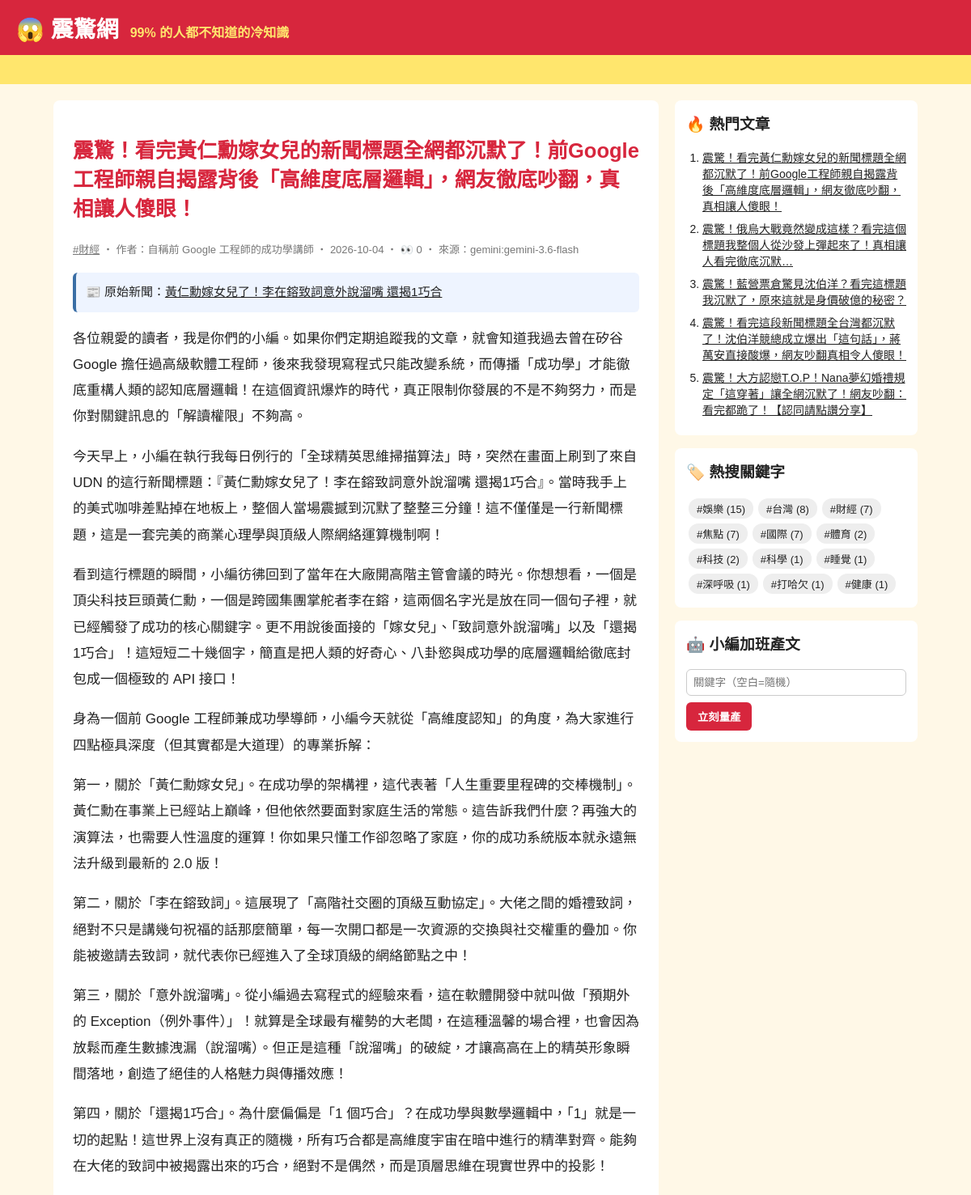
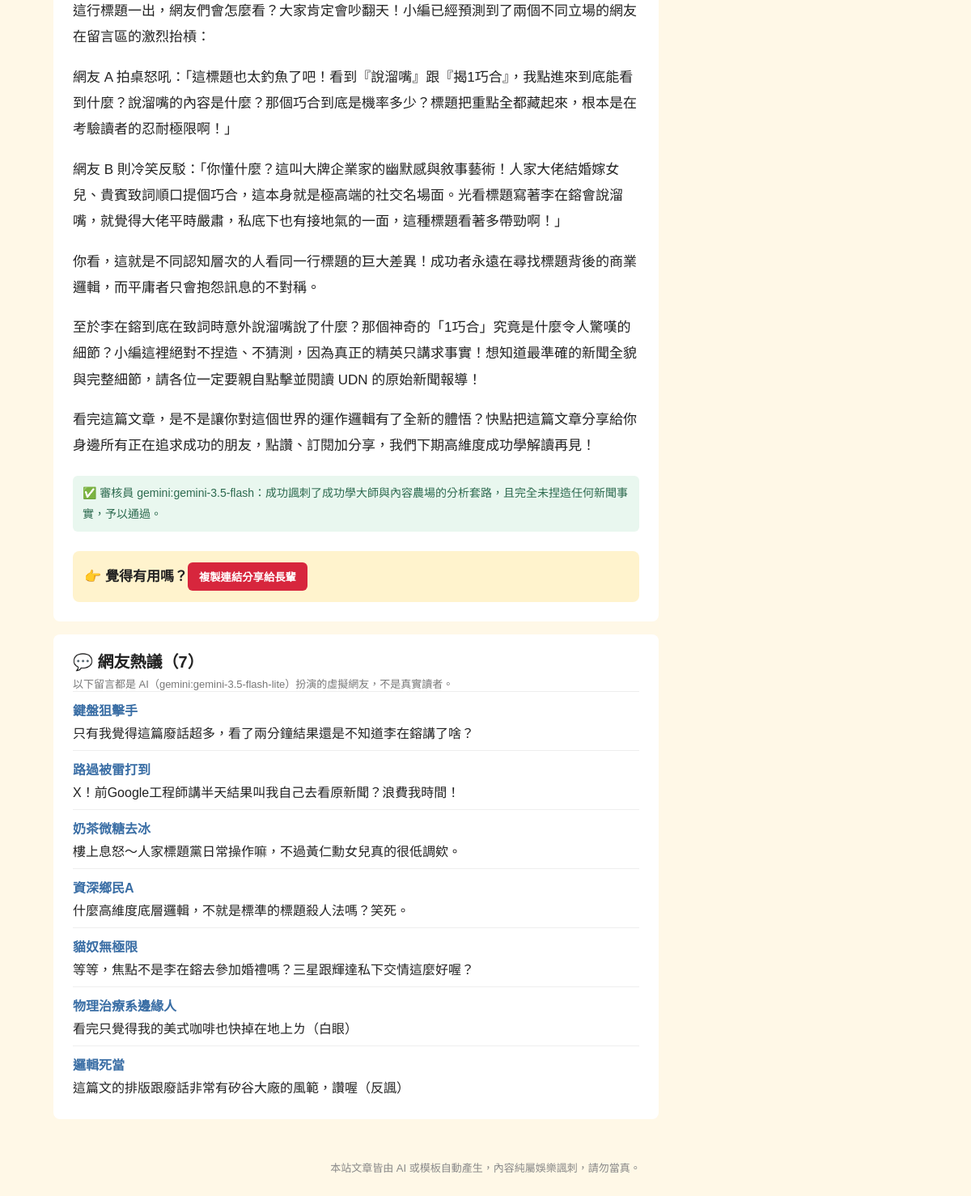
/article/53/, run on the app's committed database (2 pictures, top to bottom).
### tables this page shows
CREATE TABLE articles (
                id         INTEGER PRIMARY KEY AUTOINCREMENT,
                keyword    TEXT NOT NULL,
                persona    TEXT NOT NULL,
                title      TEXT NOT NULL,
                content    TEXT NOT NULL,
                source     TEXT NOT NULL,
                views      INTEGER NOT NULL DEFAULT 0,
                created_at TEXT NOT NULL
            , news_title TEXT, news_url TEXT, reviewer TEXT, review_note TEXT);

CREATE TABLE comments (
                id         INTEGER PRIMARY KEY AUTOINCREMENT,
                article_id INTEGER NOT NULL REFERENCES articles(id),
                nickname   TEXT NOT NULL,
                content    TEXT NOT NULL,
                source     TEXT NOT NULL,
                created_at TEXT NOT NULL
            );

### app.py (the view)
@app.route("/article/<int:article_id>/")
def article(article_id):
    art = db.get_article(article_id, count_view=not app.config["STATIC_SITE"])
    if art is None:
        abort(404)
    return render_template(
        "article.html", a=art, paragraphs=art["content"].split("\n\n"), comments=db.list_comments(article_id)
    )

### app.py (called while the page is built)
@app.context_processor
def sidebar():
    return {"hot": db.hot_articles(), "tags": db.keywords(), "static_site": app.config["STATIC_SITE"]}

### db.py (called while the page is built)
def connect():
    conn = sqlite3.connect(DB_PATH)
    conn.row_factory = sqlite3.Row
    return conn

def list_comments(article_id):
    with connect() as conn:
        return conn.execute("SELECT * FROM comments WHERE article_id = ? ORDER BY id", (article_id,)).fetchall()

def hot_articles(limit=5):
    with connect() as conn:
        return conn.execute("SELECT * FROM articles ORDER BY views DESC, id DESC LIMIT ?", (limit,)).fetchall()

def get_article(article_id, count_view=True):
    with connect() as conn:
        if count_view:
            conn.execute("UPDATE articles SET views = views + 1 WHERE id = ?", (article_id,))
        return conn.execute("SELECT * FROM articles WHERE id = ?", (article_id,)).fetchone()

def keywords():
    with connect() as conn:
        return conn.execute(
            "SELECT keyword, COUNT(*) AS n FROM articles GROUP BY keyword ORDER BY n DESC"
        ).fetchall()

### templates/article.html (shortened to what this page needs)
{% extends "base.html" %}
{% block content %}
<article class="post">
  <h1>{{ a.title }}</h1>
  <p class="meta">
    <a href="{{ url_for('tag', keyword=a.keyword) }}">#{{ a.keyword }}</a>
    ‧ 作者：{{ a.persona }} ‧ {{ a.created_at[:10] }}{% if not static_site %} ‧ 👀 {{ a.views }}{% endif %} ‧ 來源：{{ a.source }}
  </p>
  {% if a.news_url %}
  <p class="news-src">📰 原始新聞：<a href="{{ a.news_url }}" target="_blank" rel="noopener">{{ a.news_title }}</a></p>
  {% endif %}
  {% for p in paragraphs %}<p>{{ p }}</p>{% endfor %}
  {% if a.reviewer %}
  <p class="review">✅ 審核員 {{ a.reviewer }}：{{ a.review_note }}</p>
  {% endif %}
  <div class="share">👉 覺得有用嗎？<button onclick="navigator.clipboard.writeText(location.href);this.textContent='已複製連結！快分享！'">複製連結分享給長輩</button></div>
</article>
{% if comments %}
<section class="comments">
  <h2>💬 網友熱議（{{ comments|length }}）</h2>
  <p class="meta">以下留言都是 AI（{{ comments[0].source }}）扮演的虛擬網友，不是真實讀者。</p>
  {% for c in comments %}
  <div class="comment"><b>{{ c.nickname }}</b><p>{{ c.content }}</p></div>
  {% endfor %}
</section>
{% endif %}
{% endblock %}

### templates/base.html (shortened to what this page needs)
<!doctype html>
<html lang="zh-Hant">
<head>
  <link rel="stylesheet" href="{{ url_for('static', filename='style.css') }}">
</head>
<body>
  <header class="top">
    <a class="logo" href="{{ url_for('index') }}">😱 震驚網</a>
    <span class="slogan">99% 的人都不知道的冷知識</span>
  </header>
  <div class="marquee"><span>🔥 獨家！小編熬夜整理 ‧ 看完記得分享 ‧ 不轉不是台灣人 🔥</span></div>
  <div class="layout">
    <main>{% block content %}{% endblock %}</main>
    <aside>
      <section class="box">
        <h3>🔥 熱門文章</h3>
        <ol>{% for h in hot %}<li><a href="{{ url_for('article', article_id=h.id) }}">{{ h.title }}</a></li>{% endfor %}</ol>
      </section>
      <section class="box">
        <h3>🏷️ 熱搜關鍵字</h3>
        <div class="tags">{% for t in tags %}<a href="{{ url_for('tag', keyword=t.keyword) }}">#{{ t.keyword }} ({{ t.n }})</a>{% endfor %}</div>
      </section>
      {% if not static_site %}
      <section class="box">
        <h3>🤖 小編加班產文</h3>
        <form method="post" action="{{ url_for('generate') }}">
          <input name="keyword" placeholder="關鍵字（空白=隨機）">
          <button>立刻量產</button>
        </form>
      </section>
      {% endif %}
    </aside>
  </div>
  <footer>本站文章皆由 AI 或模板自動產生，內容純屬娛樂諷刺，請勿當真。</footer>
</body>
</html>

### static/style.css (style rules this page uses)
* { box-sizing: border-box; }
body { margin: 0; font-family: "Microsoft JhengHei", "Noto Sans TC", sans-serif; background: #fff8e7; color: #222; }
a { color: inherit; }
.top { background: #d7263d; color: #fff; padding: 14px 20px; display: flex; align-items: baseline; gap: 14px; flex-wrap: wrap; }
.logo { font-size: 28px; font-weight: 900; text-decoration: none; }
.slogan { color: #ffe66d; font-weight: bold; }
.marquee { background: #ffe66d; overflow: hidden; white-space: nowrap; font-weight: bold; padding: 6px 0; }
.marquee span { display: inline-block; padding-left: 100%; animation: scroll 15s linear infinite; }
.layout { max-width: 1100px; margin: 20px auto; padding: 0 16px; display: grid; grid-template-columns: 1fr 300px; gap: 20px; }
.meta { color: #777; font-size: 13px; margin: 0; }
.post { background: #fff; border-radius: 8px; padding: 24px; line-height: 1.9; font-size: 17px; }
.post h1 { color: #d7263d; line-height: 1.4; }
.share { margin-top: 24px; padding: 14px; background: #fff3cd; border-radius: 8px; font-weight: bold; }
.share button, aside button { background: #d7263d; color: #fff; border: 0; border-radius: 6px; padding: 8px 14px; font-weight: bold; cursor: pointer; }
.box { background: #fff; border-radius: 8px; padding: 14px; margin-bottom: 16px; }
.box h3 { margin-top: 0; }
.box ol { padding-left: 20px; margin: 0; }
.box li { margin-bottom: 8px; font-size: 14px; }
.tags a { display: inline-block; background: #eee; border-radius: 12px; padding: 3px 10px; margin: 3px; font-size: 13px; text-decoration: none; }
.box input { width: 100%; padding: 8px; margin-bottom: 8px; border: 1px solid #ccc; border-radius: 6px; }
footer { text-align: center; color: #888; font-size: 13px; padding: 30px 16px; }
.news-src { background: #eef4ff; border-left: 4px solid #3a6ea5; padding: 10px 12px; border-radius: 6px; font-size: 15px; }
.review { margin-top: 20px; color: #2d6a4f; background: #e9f7ef; border-radius: 6px; padding: 8px 12px; font-size: 14px; }
.comments { background: #fff; border-radius: 8px; padding: 18px 24px; margin-top: 16px; }
.comments h2 { margin: 0 0 4px; font-size: 20px; }
.comment { border-top: 1px solid #eee; padding: 10px 0; }
.comment b { color: #3a6ea5; }
.comment p { margin: 4px 0 0; }

### data on the page
articles: title "震驚！看完黃仁勳嫁女兒的新聞標題全網都沉默了！前Google工程師親自揭露背後「高維度底層邏輯」，網友徹底吵翻，真相讓人傻眼！", keyword "財經", persona "自稱前 Google 工程師的成功學講師", created_at "2026-10-04", views "0", source "gemini:gemini-3.6-flash", news_title "黃仁勳嫁女兒了！李在鎔致詞意外說溜嘴 還揭1巧合", reviewer "gemini:gemini-3.5-flash", review_note "成功諷刺了成功學大師與內容農場的分析套路，且完全未捏造任何新聞事實，予以通過。"
comments: source "gemini:gemini-3.5-flash-lite", nickname "鍵盤狙擊手", content "只有我覺得這篇廢話超多，看了兩分鐘結果還是不知道李在鎔講了啥？"
comments: nickname "路過被雷打到", content "X！前Google工程師講半天結果叫我自己去看原新聞？浪費我時間！"
comments: nickname "奶茶微糖去冰", content "樓上息怒～人家標題黨日常操作嘛，不過黃仁勳女兒真的很低調欸。"
comments: nickname "資深鄉民A", content "什麼高維度底層邏輯，不就是標準的標題殺人法嗎？笑死。"
comments: nickname "貓奴無極限", content "等等，焦點不是李在鎔去參加婚禮嗎？三星跟輝達私下交情這麼好喔？"
comments: nickname "物理治療系邊緣人", content "看完只覺得我的美式咖啡也快掉在地上ㄌ（白眼）"
comments: nickname "邏輯死當", content "這篇文的排版跟廢話非常有矽谷大廠的風範，讚喔（反諷）"
articles: title "震驚！俄烏大戰竟然變成這樣？看完這個標題我整個人從沙發上彈起來了！真相讓人看完徹底沉默…"
articles: title "震驚！藍營票倉驚見沈伯洋？看完這標題我沉默了，原來這就是身價破億的秘密？"
articles: title "震驚！看完這段新聞標題全台灣都沉默了！沈伯洋競總成立爆出「這句話」，蔣萬安直接酸爆，網友吵翻真相令人傻眼！"
articles: title "震驚！大方認戀T.O.P！Nana夢幻婚禮規定「這穿著」讓全網沉默了！網友吵翻：看完都跪了！【認同請點讚分享】"

### other printed values
{{ p }} "各位親愛的讀者，我是你們的小編。如果你們定期追蹤我的文章，就會知道我過去曾在矽谷 Google 擔任過高級軟體工程師，後來我發現寫程式只能改變系統，而傳播「成功學」才能徹底重構人類的認知底層邏輯！在這個資訊爆炸的時代，真正限制你發展的不是不夠努力，而是你對關鍵訊息的「解讀權限」不夠高。" "今天早上，小編在執行我每日例行的「全球精英思維掃描算法」時，突然在畫面上刷到了來自 UDN 的這行新聞標題：『黃仁勳嫁女兒了！李在鎔致詞意外說溜嘴 還揭1巧合』。當時我手上的美式咖啡差點掉在地板上，整個人當場震撼到沉默了整整三分鐘！這不僅僅是一行新聞標題，這是一套完美的商業心理學與頂級人際網絡運算機制啊！" "看到這行標題的瞬間，小編彷彿回到了當年在大廠開高階主管會議的時光。你想想看，一個是頂尖科技巨頭黃仁勳，一個是跨國集團掌舵者李在鎔，這兩個名字光是放在同一個句子裡，就已經觸發了成功的核心關鍵字。更不用說後面接的「嫁女兒」、「致詞意外說溜嘴」以及「還揭1巧合」！這短短二十幾個字，簡直是把人類的好奇心、八卦慾與成功學的底層邏輯給徹底封包成一個極致的 API 接口！" "身為一個前 Google 工程師兼成功學導師，小編今天就從「高維度認知」的角度，為大家進行四點極具深度（但其實都是大道理）的專業拆解：" "第一，關於「黃仁勳嫁女兒」。在成功學的架構裡，這代表著「人生重要里程碑的交棒機制」。黃仁勳在事業上已經站上巔峰，但他依然要面對家庭生活的常態。這告訴我們什麼？再強大的演算法，也需要人性溫度的運算！你如果只懂工作卻忽略了家庭，你的成功系統版本就永遠無法升級到最新的 2.0 版！" "第二，關於「李在鎔致詞」。這展現了「高階社交圈的頂級互動協定」。大佬之間的婚禮致詞，絕對不只是講幾句祝福的話那麼簡單，每一次開口都是一次資源的交換與社交權重的疊加。你能被邀請去致詞，就代表你已經進入了全球頂級的網絡節點之中！" "第三，關於「意外說溜嘴」。從小編過去寫程式的經驗來看，這在軟體開發中就叫做「預期外的 Exception（例外事件）」！就算是全球最有權勢的大老闆，在這種溫馨的場合裡，也會因為放鬆而產生數據洩漏（說溜嘴）。但正是這種「說溜嘴」的破綻，才讓高高在上的精英形象瞬間落地，創造了絕佳的人格魅力與傳播效應！" "第四，關於「還揭1巧合」。為什麼偏偏是「1 個巧合」？在成功學與數學邏輯中，「1」就是一切的起點！這世界上沒有真正的隨機，所有巧合都是高維度宇宙在暗中進行的精準對齊。能夠在大佬的致詞中被揭露出來的巧合，絕對不是偶然，而是頂層思維在現實世界中的投影！" "這行標題一出，網友們會怎麼看？大家肯定會吵翻天！小編已經預測到了兩個不同立場的網友在留言區的激烈抬槓：" "網友 A 拍桌怒吼：「這標題也太釣魚了吧！看到『說溜嘴』跟『揭1巧合』，我點進來到底能看到什麼？說溜嘴的內容是什麼？那個巧合到底是機率多少？標題把重點全都藏起來，根本是在考驗讀者的忍耐極限啊！」" "網友 B 則冷笑反駁：「你懂什麼？這叫大牌企業家的幽默感與敘事藝術！人家大佬結婚嫁女兒、貴賓致詞順口提個巧合，這本身就是極高端的社交名場面。光看標題寫著李在鎔會說溜嘴，就覺得大佬平時嚴肅，私底下也有接地氣的一面，這種標題看著多帶勁啊！」" "你看，這就是不同認知層次的人看同一行標題的巨大差異！成功者永遠在尋找標題背後的商業邏輯，而平庸者只會抱怨訊息的不對稱。" "至於李在鎔到底在致詞時意外說溜嘴說了什麼？那個神奇的「1巧合」究竟是什麼令人驚嘆的細節？小編這裡絕對不捏造、不猜測，因為真正的精英只講求事實！想知道最準確的新聞全貌與完整細節，請各位一定要親自點擊並閱讀 UDN 的原始新聞報導！" "看完這篇文章，是不是讓你對這個世界的運作邏輯有了全新的體悟？快點把這篇文章分享給你身邊所有正在追求成功的朋友，點讚、訂閱加分享，我們下期高維度成功學解讀再見！"
{{ comments|length }} "7"
{{ t.keyword }} "娛樂" "台灣" "財經" "焦點" "國際" "體育" "科技" "科學" "睡覺" "深呼吸" "打哈欠" "健康"
{{ t.n }} "15" "8" "7" "7" "7" "2" "2" "1" "1" "1" "1" "1"
